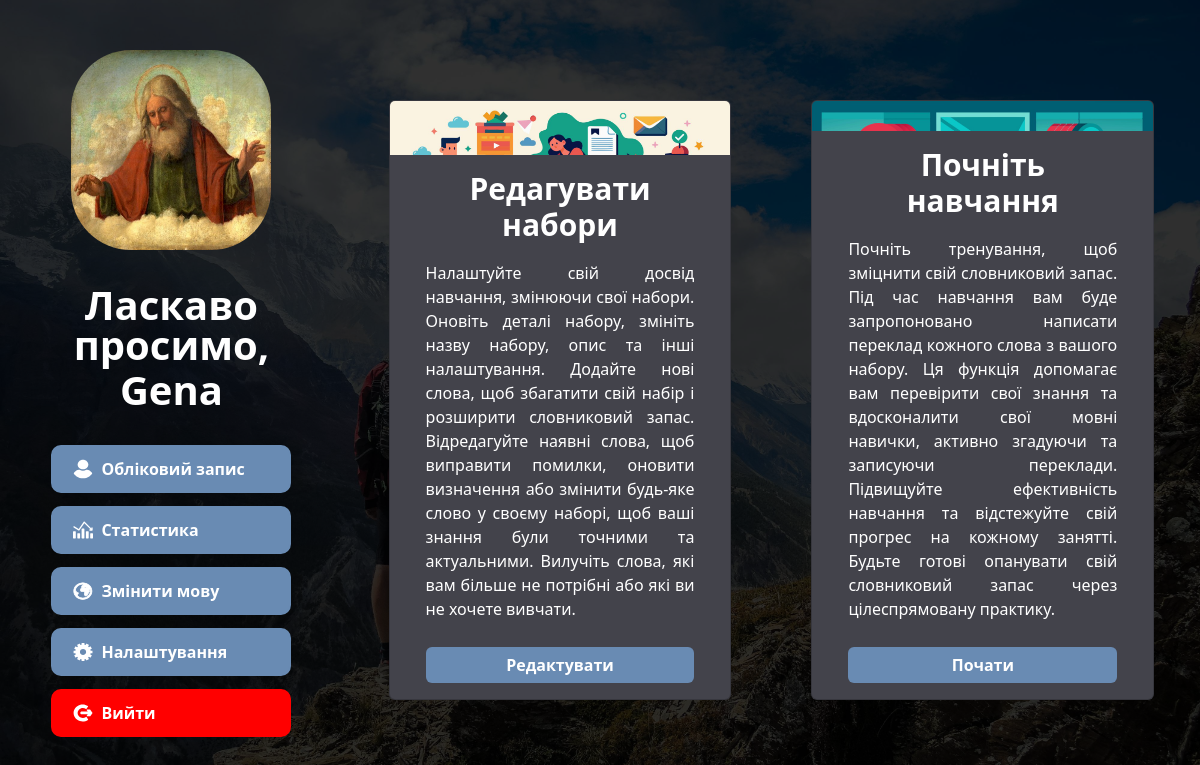
Screenshot of /homepage (signed in) with the database file from the repository.
### tables this page shows
CREATE TABLE Application_Text (id INTEGER PRIMARY KEY AUTOINCREMENT, English TEXT NOT NULL, Ukranian TEXT NOT NULL);

CREATE TABLE User_Data (id_user INTEGER UNIQUE NOT NULL PRIMARY KEY AUTOINCREMENT, user_login TEXT UNIQUE NOT NULL, name TEXT NOT NULL, hash_password TEXT NOT NULL, avatar TEXT DEFAULT main_png, language INTEGER DEFAULT (2));

### app.py (the view)
@app.route('/homepage', methods=["GET", "POST"])
def homepage():
    if 'username' in session:
        db = get_db()
        cur = db.execute('SELECT * FROM User_Data WHERE id_user = ?',
                         (session['id_user'],))
        entries = cur.fetchall()
        session["avatar"] = entries[0][4].replace('_', '.')
        session["login"] = entries[0][1]
        count_words = len(db.execute("""SELECT * FROM Words
                                JOIN Sets ON Words.id_set = Sets.id_set
                                WHERE Sets.id_user = ?""",
                                     (session["id_user"],)).fetchall())
        count_sets = len(db.execute("SELECT * FROM Sets WHERE id_user = ?",
                                    (session["id_user"],)).fetchall())
        if request.method == 'POST':
            for i in range(7):
                if f'return' in request.form:
                    session["main"] = 0
                    return redirect("/homepage")
                if f'return-back' in request.form:
                    session["main"] = 4
                    return redirect("/homepage")
                elif f'main-{i}' in request.form:
                    session["main"] = i
                    return redirect("/homepage")
                elif f'exit' in request.form:
                    return redirect("/")
                elif f'change-language' in request.form:
                    if (session["language"] == 1):
                        session["language"] += 1
                        db.execute('UPDATE User_Data SET language = ? WHERE id_user = ?',
                                   (session["language"], session["id_user"],))
                        db.commit()
                    elif (session["language"] == 2):
                        session["language"] -= 1
                        db.execute('UPDATE User_Data SET language = ? WHERE id_user = ?',
                                   (session["language"], session["id_user"],))
                        db.commit()
                    return redirect("/homepage")
                elif f'change-login' in request.form:
                    session["main"] = "change-login"
                    cur = db.execute("SELECT * FROM User_Data WHERE id_user = ?",
                                     (session['id_user'],))
                    entries = cur.fetchall()
                    return redirect("/homepage")
                elif f'change-name' in request.form:
                    session["main"] = "change-name"
                    return redirect("/homepage")
                elif f'change-avatar' in request.form:
                    session["main"] = "change-avatar"
                    return redirect("/homepage")
                elif f'change-password' in request.form:
                    session["main"] = "change-password"
                    return redirect("/homepage")
                elif f'save-new-login' in request.form:
                    new_login = request.form.get("new-login")
                    if len(db.execute("SELECT * FROM User_Data WHERE user_login = ?",
                                      (new_login,)).fetchall()) == 0:
                        db.execute('UPDATE User_Data SET user_login = ? WHERE id_user = ?',
                                   (new_login,
                                    session['id_user'],))
                        db.commit()
                    return redirect("/homepage")
                elif f'save-new-name' in request.form:
                    new_name = request.form.get("new-name")
                    db.execute('UPDATE User_Data SET name = ? WHERE id_user = ?',
                               (new_name,
                                session['id_user'],))
                    db.commit()
                    return redirect("/homepage")
                elif f'save-new-avatar' in request.form:
                    if 'file' not in request.files:
                        print(1)
                        return redirect("/homepage")
                    file = request.files['file']
                    if file.filename == '':
                        print(2)
                        return redirect("/homepage")
                    if file and allowed_file(file.filename):
                        filename = secure_filename(str(session["id_user"])+".png")
                        file.save(os.path.join(app.config['UPLOAD_FOLDER'], filename))
                        session["avatar"] = filename
                        db.execute("UPDATE User_Data SET avatar = ? WHERE id_user = ?",
                                   (filename.replace('.', '_'),
                                    session['id_user'],))
                        db.commit()
                        print(3)
                        return redirect("/homepage")
                    print(4)
                    return redirect("/homepage")
                elif f'save-new-password' in request.form:
                    old_password = request.form.get("old-password")
                    new_password = request.form.get("new-password")
                    repeat_new_password = request.form.get("repeat-new-password")
                    if new_password != repeat_new_password:
                        return redirect("/homepage")
                    server_old_password = db.execute("SELECT * FROM User_Data WHERE id_user = ?",
                                                     (str(session['id_user']),)).fetchone()[3]
                    if hash_password(old_password) != server_old_password:
                        return redirect("/homepage")
                    db.execute('UPDATE User_Data SET hash_password = ? WHERE id_user = ?',
                               (hash_password(new_password),
                                session['id_user'],))
                    db.commit()
                    return redirect("/homepage")
        else:
            session['translate'] = db.execute("SELECT * FROM Application_Text").fetchall()
            return render_template("homepage.html",
                                   username=entries[0][2],
                                   main=session["main"],
                                   avatar=session["avatar"],
                                   language=session['translate'],
                                   language_id=session["language"],
                                   login=session["login"],
                                   count_words=count_words,
                                   count_sets=count_sets)
    else:
        return redirect("/")

### app.py (called while the page is built)
def get_db():
    db = getattr(g, '_database', None)
    if db is None:
        db = g._database = sqlite3.connect(DATABASE)
    return db

@app.teardown_appcontext
def close_connection(exception):
    db = getattr(g, '_database', None)
    if db is not None:
        db.close()

### templates/homepage.html (shortened to what this page needs)
<!DOCTYPE html>
<html lang="en">
<head>
    <link rel="stylesheet" type="text/css" href="{{ url_for('static', filename='css/homepage.css') }}">
    <link href="https://cdn.jsdelivr.net/npm/bootstrap@5.3.3/dist/css/bootstrap.min.css" rel="stylesheet">
</head>
<body>
    <form action="/homepage" method="post" enctype="multipart/form-data">
    <div class="wrapper overlay">
        <div class="box">
            <div class="image-container">
                <img style="width: 200px; height: 200px" src="../static/users_avatars/{{ avatar }}">
            </div>
            <div>
                <p class="hello">{{ language[0][language_id] }},</p>
                <p class="hello">{{username}}</p>
            </div>
            {% if main == 0 %}
            <ul class="button-list">
                <li><button name="main-1" href="#" class="button"><img src="../static/icons/user-icon.svg" style="width: 20px"><span>{{ language[5][language_id] }}</span></button></li>
                <li><button name="main-2" href="#" class="button"><img src="../static/icons/statistics.svg" style="width: 20px"><span>{{ language[6][language_id] }}</span></button></li>
                <li><button name="change-language" href="#" class="button"><img src="../static/icons/language.svg" style="width: 20px"><span>{{ language[7][language_id] }}</span></button></li>
                <li><button name="main-4" href="#" class="button"><img src="../static/icons/settings.svg" style="width: 20px"><span>{{ language[8][language_id] }}</span></button></li>
                <li><button name="exit"   href="#" class="button-exit"><img src="../static/icons/exit.svg" style="width: 20px"><span>{{ language[9][language_id] }}</span></button></li>
            </ul>
            {% elif main == 3%}
            <ul class="button-list">
                <img src="../static/god.png" id="god">
                <p style="color: white">Only God can help you</p>
                <li><button name="return" href="/" class="button-exit"><img src="../static/icons/exit.svg" style="width: 20px"><span>{{ language[10][language_id] }}</span></button></li>
            </ul>
            {% endif %}
        </div>
        <div class="box-2">
            <div class="card" style="width: 18rem;">
                <div class="card-image">
                    <img src="../static/letter.jpg" class="card-img-top" alt="...">
                </div>
              <div class="card-body">
                <h5 class="card-title">{{ language[1][language_id] }}</h5>
                <p class="card-text">{{ language[2][language_id] }}</p>
                <a href="/edit-sets" class="btn btn-primary">{{ language[16][language_id] }}</a>
              </div>
            </div>
            <div class="card" style="width: 18rem;">
                <div class="card-image">
                    <img src="../static/training.jpg" class="card-img-top" alt="...">
                </div>
              <div class="card-body">
                <h5 class="card-title">{{ language[3][language_id] }}</h5>
                <p class="card-text">{{ language[4][language_id] }}</p>
                <a href="/choose_set" class="btn btn-primary">{{ language[25][language_id] }}</a>
              </div>
            </div>
        </div>
    </div>
    </form>
</body>
</html>

### static/css/homepage.css (style rules this page uses)
body { margin: 0; padding: 0; background-image: url("../bg_homepage.jpg"); background-size: cover; background-position: center; height: 100vh; }
.overlay { position: absolute; top: 0; left: 0; width: 100%; height: 100%; background-color: rgba(0, 0, 0, 0.8); z-index: 1; }
.wrapper { display: flex; height: 100%; }
.box { flex: 1; display: flex; flex-direction: column; gap: 30px; }
.box:nth-child(1) { flex: 40%; }
.button-list { display: flex; flex-direction: column; gap: 8px; align-items: center; width: 100%; list-style-type: none; padding: 0; text-align: center; }
.button-list li { margin-bottom: 5px; width: 70%; }
.button { display: flex; align-items: center; gap: 8px; padding: 10px 20px; background-color: #698BB3; border: 2px solid #698BB3; border-radius: 10px; font-size: 16px; color: white; text-decoration: none; transition: background-color 0.3s, color 0.3s; width: 100%; font-weight: bold; }
.button-exit { display: flex; align-items: center; gap: 8px; padding: 10px 20px; background-color: red; border: 2px solid red; border-radius: 10px; font-size: 16px; color: white; font-weight: bold; text-decoration: none; transition: background-color 0.3s, color 0.3s; width: 100%; }
.hello { font-size: 40px; text-align: center; margin-bottom: 5px; margin-top: 5px; font-weight: bold; color: white; line-height: 40px; }
.image-container { display: flex; justify-content: center; align-items: center; margin-top: 50px; }
.image-container img { border-radius: 30%; width: 220px; max-width: 100%; max-height: 100%; }
.box-2 { display: flex; gap: 80px; width: 100%; justify-content: center; align-items: center; }
.card { height: 75% !important; width: 40% !important; background-color: #43434B !important; }
.card .btn { margin-top: auto; }
.card-body { display: flex; flex-direction: column; gap: 10px; margin-left: 20px; margin-right: 20px; }
.card-image { position: relative; overflow: hidden; height: 210px; }
.card-title { font-size: 30px !important; text-align: center; color: white !important; font-weight: bold; }
.card-text { font-size: 16px !important; text-align: justify; color: white; }
.btn-primary { background-color: #698BB3 !important; border: #698BB3 !important; font-weight: bold !important; }

### rows the page displays
Application_Text: Ukranian "Ласкаво просимо"
User_Data: name "Gena"
Application_Text: Ukranian "Обліковий запис"
Application_Text: Ukranian "Статистика"
Application_Text: Ukranian "Змінити мову"
Application_Text: Ukranian "Налаштування"
Application_Text: Ukranian "Вийти"
Application_Text: Ukranian "Редагувати набори"
Application_Text: Ukranian "Налаштуйте свій досвід навчання, змінюючи свої набори. Оновіть деталі набору, змініть назву набору, опис та інші налаштування. Додайте нові слова, щоб збагатити свій набір і розширити словниковий запас. Відредагуйте наявні слова, щоб виправити помилки, оновити визначення або змінити будь-яке слово у своєму наборі, щоб ваші знання були точними та актуальними. Вилучіть слова, які вам більше не потрібні або які ви не хочете вивчати."
Application_Text: Ukranian "Редактувати"
Application_Text: Ukranian "Почніть навчання"
Application_Text: Ukranian "Почніть тренування, щоб зміцнити свій словниковий запас. Під час навчання вам буде запропоновано написати переклад кожного слова з вашого набору. Ця функція допомагає вам перевірити свої знання та вдосконалити свої мовні навички, активно згадуючи та записуючи переклади. Підвищуйте ефективність навчання та відстежуйте свій прогрес на кожному занятті. Будьте готові опанувати свій словниковий запас через цілеспрямовану практику."
Application_Text: Ukranian "Почати"
